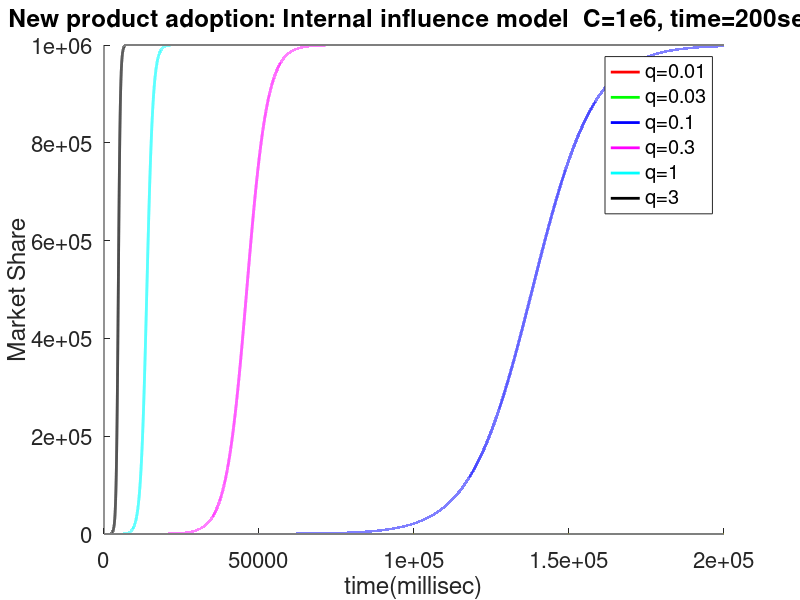
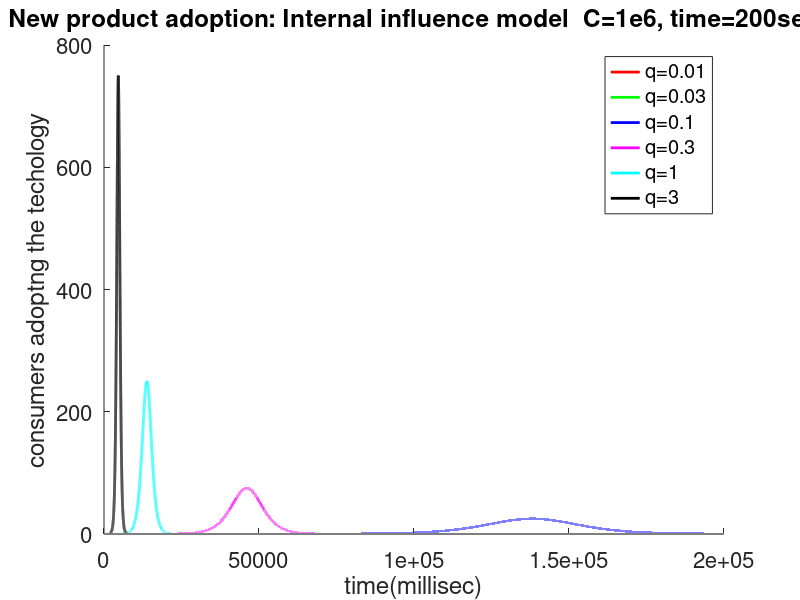

Write MATLAB code to recreate these figures, in order.
clear
close all

colours = 'rgbmck';
set(0,'DefaultAxesFontSize',16);

% total population
C = 1e6; 

total_time = 200 ;
dt = 1e-3 ;
N = total_time/dt;

% array of q values
q_arr = [0.01, 0.03, 0.1, 0.3, 1, 3];

new_users = zeros( N, length(q_arr) );

% loop over all q values
for j = 1 : length(q_arr)
    q = q_arr(j);
    
    n_users = zeros(N,1); 
    n_users(1) = 1 ;        % initial adoption by 1 user/innovator

    % loop over time
    for i=1:N-1
        alpha = q * n_users(i)/C; 
        n_users(i+1) = n_users(i) + alpha*(C - n_users(i))*dt; 
        new_users(i+1, j) = n_users(i+1) - n_users(i);
    end

    hold on
    plot ((1:N), n_users, colours(j), 'LineWidth', 2);
end

title('New product adoption: Internal influence model  C=1e6, time=200sec')
xlabel('time(millisec)')
ylabel('Market Share')
legend('q=0.01', 'q=0.03', 'q=0.1', 'q=0.3', 'q=1', 'q=3');

figure

% loop to plot consumer adoption of technology
for j = 1 : length(q_arr)
    hold on
    plot((1:N), new_users(:,j), colours(j), 'LineWidth', 2);
end

title('New product adoption: Internal influence model  C=1e6, time=200sec')
xlabel('time(millisec)')
ylabel('consumers adoptng the techology')
legend('q=0.01', 'q=0.03', 'q=0.1', 'q=0.3', 'q=1', 'q=3');
